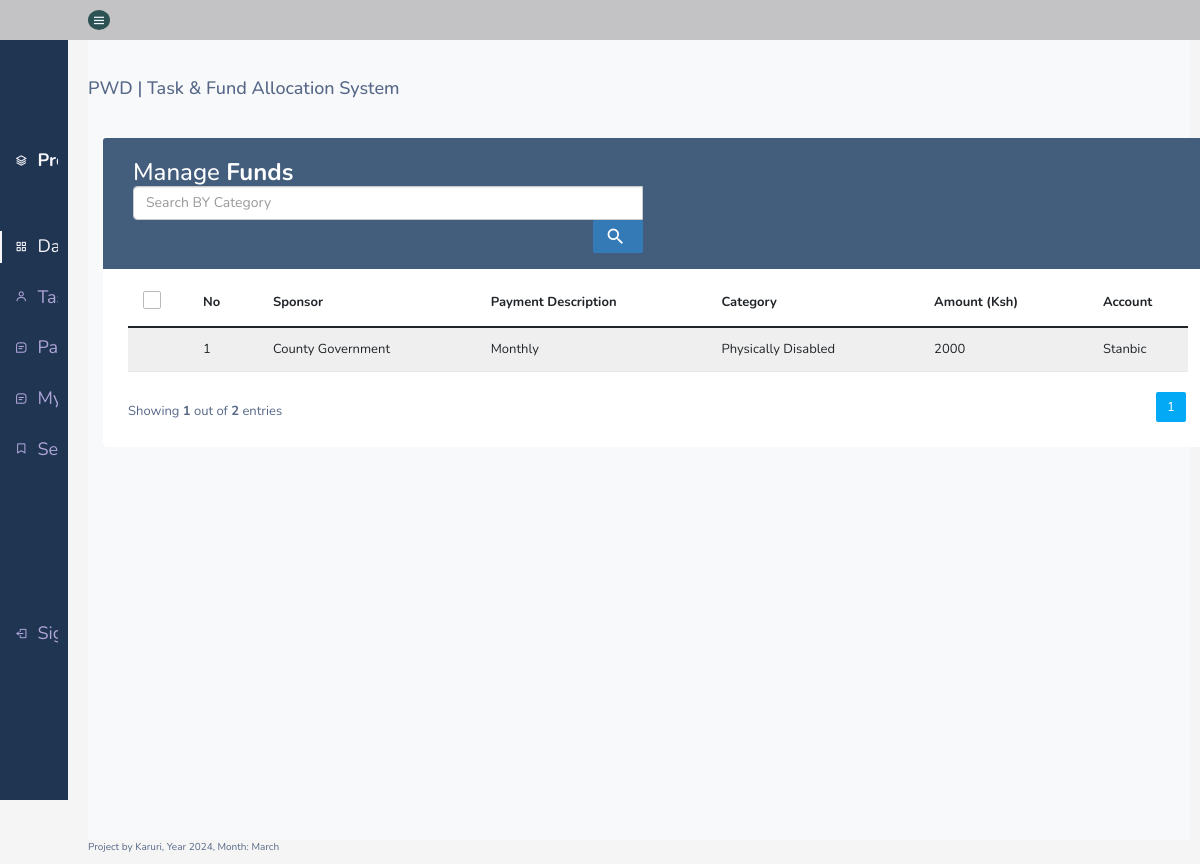
Page /allocated_funds.php (signed in) on the committed database.
### tables this page shows
CREATE TABLE `funds` (
  `id` int(11) NOT NULL,
  `sponsor` varchar(255) NOT NULL,
  `description` varchar(255) NOT NULL,
  `category` varchar(255) NOT NULL,
  `payment_method` varchar(255) NOT NULL,
  `amount` int(11) NOT NULL
);

CREATE TABLE `user_list` (
  `user_id` int(11) NOT NULL,
  `fullname` varchar(255) NOT NULL,
  `username` varchar(255) NOT NULL,
  `password` varchar(255) NOT NULL,
  `type` tinyint(1) NOT NULL DEFAULT 0,
  `status` tinyint(1) NOT NULL DEFAULT 0,
  `date_created` timestamp NOT NULL DEFAULT current_timestamp(),
  `email` varchar(255) NOT NULL,
  `mobile` varchar(255) NOT NULL,
  `employment` varchar(255) NOT NULL,
  `job_title` varchar(255) NOT NULL,
  `field` varchar(255) NOT NULL,
  `education` varchar(255) NOT NULL,
  `disability` varchar(255) NOT NULL,
  `experience` varchar(255) NOT NULL,
  `id_no` int(11) NOT NULL,
  `ncpwd_no` varchar(255) NOT NULL
);

### allocated_funds.php (the view, shortened to what this page needs)
<?php include 'head.php'?>
<!DOCTYPE html>
<html>
<head>
<link rel="stylesheet" href="https://maxcdn.bootstrapcdn.com/font-awesome/4.7.0/css/font-awesome.min.css">
<link rel="stylesheet" href="https://maxcdn.bootstrapcdn.com/bootstrap/3.3.7/css/bootstrap.min.css">
<link rel="stylesheet" href="./css1/tables.css">
 <?php $page="dashboard"; include 'menu.php';?>
    <div class="container">
		<div class="table-responsive">
			<?php include 'header.php'?>
			<div class="table-wrapper">
				<div class="table-title">
					<div class="row">
						<div class="col-xs-6">
							<h2>Manage <b>Funds</b></h2>
						</div><br>
						<div class="col-xs-6">
						</div>
						<div class="col-xs-6">
							<form action="<?php echo $_SERVER['PHP_SELF']; ?>" method="GET">
							  <div class="input-group">
							    <input type="text" class="form-control" placeholder="Search BY Category" name="query">
							    <div class="input-group-append">
							      <button class="btn btn-primary" type="submit">
							        <i class="material-icons">search</i>
							      </button>
							    </div>
							  </div>
							</form>
						</div>
					</div>
				</div>
				<table class="table table-striped table-hover" style="font-size:small;">
					<thead>
						<tr>
							<th>
								<span class="custom-checkbox">
									<label for="selectAll"></label>
								</span>
							</th>
							<th>No</th>
							<th>Sponsor</th>
							<th>Payment Description</th>
							<th>Category</th>
							<th>Amount (Ksh)</th>
							<th>Account</th>
						</tr>
					</thead>
					<tbody> <?php
							$recordsPerPage = 5;
							$page = isset($_GET['page']) && is_numeric($_GET['page']) ? $_GET['page'] : 1;
							$sqlTotal = "SELECT COUNT(id) AS total FROM funds";
							$resultTotal = $conn->query($sqlTotal);
							$rowTotal = $resultTotal->fetch_assoc();
							$totalRecords = $rowTotal['total'];
							$offset = ($page - 1) * $recordsPerPage;
							$totalPages = ceil($totalRecords / $recordsPerPage);
						     $sql = "SELECT * FROM funds WHERE category = " . $_SESSION['disability'] . " LIMIT $offset, $recordsPerPage";
						    $result = $conn->query($sql);
						    if ($result->num_rows > 0) {
						    	 $count = 1;
						        while($row = $result->fetch_assoc()) {
						    ?>
						            <tr>
						                <td>
						                   <td><?php echo $count; ?></td>
						                </td>
						                <td><?php echo $row["sponsor"]; ?></td>
						                <td><?php echo $row["description"]; ?></td>
						                <td>
										    <?php
										    if ($row["category"] == 0) {
										        echo "Physically Disabled";
										    } else {
										        echo "Intellectual Disabled";
										    }
										    ?>
										</td>
						                <td><?php echo $row["amount"]; ?></td>
						                <td><?php echo $row["payment_method"]; ?></td>
						            </tr>
						    <?php
						    	$count++;
						        }
						    } else {
						        echo "<tr><td colspan='6'>No records found</td></tr>";
						    }
						    ?>
					</tbody>
				</table>
				<div class="clearfix"><?php
					echo '<div class="hint-text">Showing <b>' . min(($page - 1) * $recordsPerPage + $result->num_rows, $totalRecords) . '</b> out of <b>' . $totalRecords . '</b> entries</div>';
					echo '<ul class="pagination">';
					for ($i = 1; $i <= $totalPages; $i++) {
					    echo '<li class="page-item ' . ($page == $i ? 'active' : '') . '"><a href="?page=' . $i . '" class="page-link">' . $i . '</a></li>';
					}
					echo '</ul>'; ?>
				</div>
			</div>
		</div>
    </div>
   <?php include 'footer.php'?>

### css1/menubar.css (style rules this page uses)
:root { --header-height: 3rem; --nav-width: 68px; --first-color: #4723D9; --first-color-light: #AFA5D9; --white-color: #F7F6FB; --body-font: 'Nunito', sans-serif; --normal-font-size: 1rem; --z-fixed: 100 }
body { position: relative; margin: var(--header-height) 0 0 0; padding: 0 1rem; font-family: var(--body-font); font-size: var(--normal-font-size); transition: .5s }
a { text-decoration: none }
.active { color: var(--white-color) }
.active::before { content: ''; position: absolute; left: 0; width: 2px; height: 32px; background-color: var(--white-color) }
@media screen and (min-width: 768px) { body { margin: calc(var(--header-height) + 1rem) 0 0 0; padding-left: calc(var(--nav-width) + 2rem) } }

### css1/tables.css (style rules this page uses)
body { color: #566787; background: #f5f5f5; font-family: 'Varela Round', sans-serif; font-size: 13px; }
.table-responsive { margin: 30px 0; }
.table-wrapper { min-width: 1000px; background: #fff; padding: 20px 25px; border-radius: 3px; box-shadow: 0 1px 1px rgba(0,0,0,.05); }
.table-title { padding-bottom: 15px; background: #435d7d; color: #fff; padding: 16px 30px; margin: -20px -25px 10px; border-radius: 3px 3px 0 0; }
.table-title h2 { margin: 5px 0 0; font-size: 24px; }
.table-title .btn { color: #fff; float: right; font-size: 13px; border: none; min-width: 50px; border-radius: 2px; border: none; outline: none !important; margin-left: 10px; }
.table-title .btn i { float: left; font-size: 21px; margin-right: 5px; }
table.table tr th, table.table tr td { border-color: #e9e9e9; padding: 12px 15px; vertical-align: middle; }
table.table tr th:first-child { width: 60px; }
table.table tr th:last-child { width: 100px; }
table.table-striped tbody tr:nth-of-type(odd) { background-color: #fcfcfc; }
.pagination { float: right; margin: 0 0 5px; }
.pagination li a { border: none; font-size: 13px; min-width: 30px; min-height: 30px; color: #999; margin: 0 2px; line-height: 30px; border-radius: 2px !important; text-align: center; padding: 0 6px; }
.pagination li.active a, .pagination li.active a.page-link { background: #03A9F4; }
.hint-text { float: left; margin-top: 10px; font-size: 13px; }
.custom-checkbox { position: relative; }
.custom-checkbox label:before { width: 18px; height: 18px; }
.custom-checkbox label:before { content: ''; margin-right: 10px; display: inline-block; vertical-align: text-top; background: white; border: 1px solid #bbb; border-radius: 2px; box-sizing: border-box; z-index: 2; }

### rows in the picture
funds: sponsor "County Government", description "Monthly", category "Physically Disabled", amount "2000", payment_method "Stanbic"
user_list: status "1"

### other values in the picture
$totalRecords "2"
